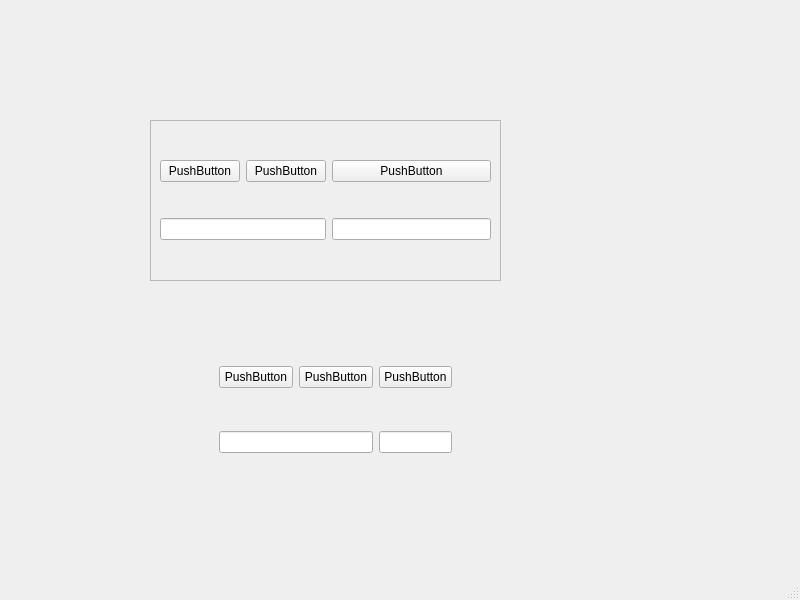
<?xml version="1.0" encoding="UTF-8"?>
<ui version="4.0">
 <class>MainWindow</class>
 <widget class="QMainWindow" name="MainWindow">
  <property name="geometry">
   <rect>
    <x>0</x>
    <y>0</y>
    <width>800</width>
    <height>600</height>
   </rect>
  </property>
  <property name="windowTitle">
   <string>MainWindow</string>
  </property>
  <widget class="QWidget" name="centralwidget">
   <widget class="QFrame" name="frame">
    <property name="geometry">
     <rect>
      <x>150</x>
      <y>120</y>
      <width>351</width>
      <height>161</height>
     </rect>
    </property>
    <property name="frameShape">
     <enum>QFrame::StyledPanel</enum>
    </property>
    <property name="frameShadow">
     <enum>QFrame::Raised</enum>
    </property>
    <layout class="QGridLayout" name="gridLayout">
     <item row="0" column="0">
      <widget class="QPushButton" name="pushButton">
       <property name="text">
        <string>PushButton</string>
       </property>
      </widget>
     </item>
     <item row="0" column="1">
      <widget class="QPushButton" name="pushButton_2">
       <property name="text">
        <string>PushButton</string>
       </property>
      </widget>
     </item>
     <item row="0" column="2">
      <widget class="QPushButton" name="pushButton_3">
       <property name="text">
        <string>PushButton</string>
       </property>
      </widget>
     </item>
     <item row="1" column="0" colspan="2">
      <widget class="QLineEdit" name="lineEdit"/>
     </item>
     <item row="1" column="2">
      <widget class="QLineEdit" name="lineEdit_2"/>
     </item>
    </layout>
   </widget>
   <widget class="QFrame" name="gridFrame">
    <property name="geometry">
     <rect>
      <x>210</x>
      <y>320</y>
      <width>251</width>
      <height>181</height>
     </rect>
    </property>
    <layout class="QGridLayout" name="gridLayout_2">
     <item row="0" column="0">
      <widget class="QPushButton" name="pushButton_4">
       <property name="text">
        <string>PushButton</string>
       </property>
      </widget>
     </item>
     <item row="0" column="2">
      <widget class="QPushButton" name="pushButton_6">
       <property name="text">
        <string>PushButton</string>
       </property>
      </widget>
     </item>
     <item row="0" column="1">
      <widget class="QPushButton" name="pushButton_5">
       <property name="text">
        <string>PushButton</string>
       </property>
      </widget>
     </item>
     <item row="1" column="0" colspan="2">
      <widget class="QLineEdit" name="lineEdit_3"/>
     </item>
     <item row="1" column="2">
      <widget class="QLineEdit" name="lineEdit_4"/>
     </item>
    </layout>
   </widget>
  </widget>
  <widget class="QMenuBar" name="menubar">
   <property name="geometry">
    <rect>
     <x>0</x>
     <y>0</y>
     <width>800</width>
     <height>23</height>
    </rect>
   </property>
  </widget>
  <widget class="QStatusBar" name="statusbar"/>
 </widget>
 <resources/>
 <connections/>
</ui>
